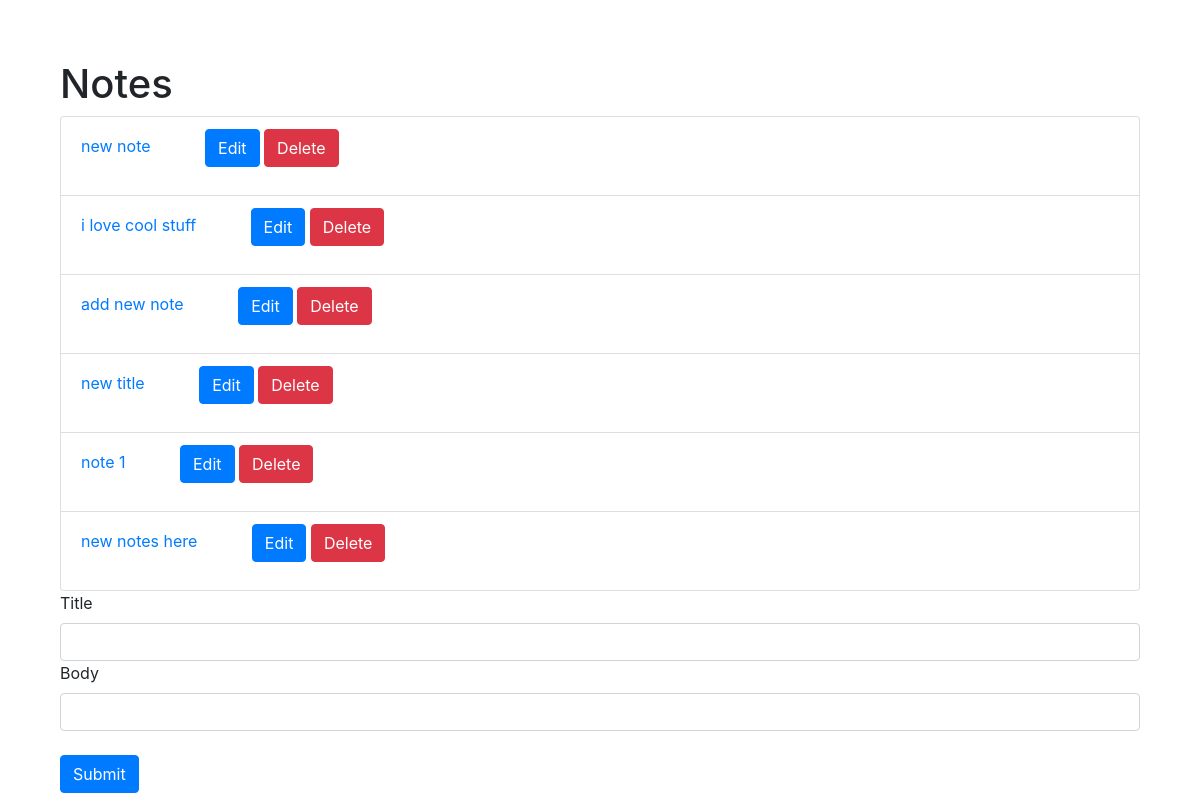
The app's page /, older data.
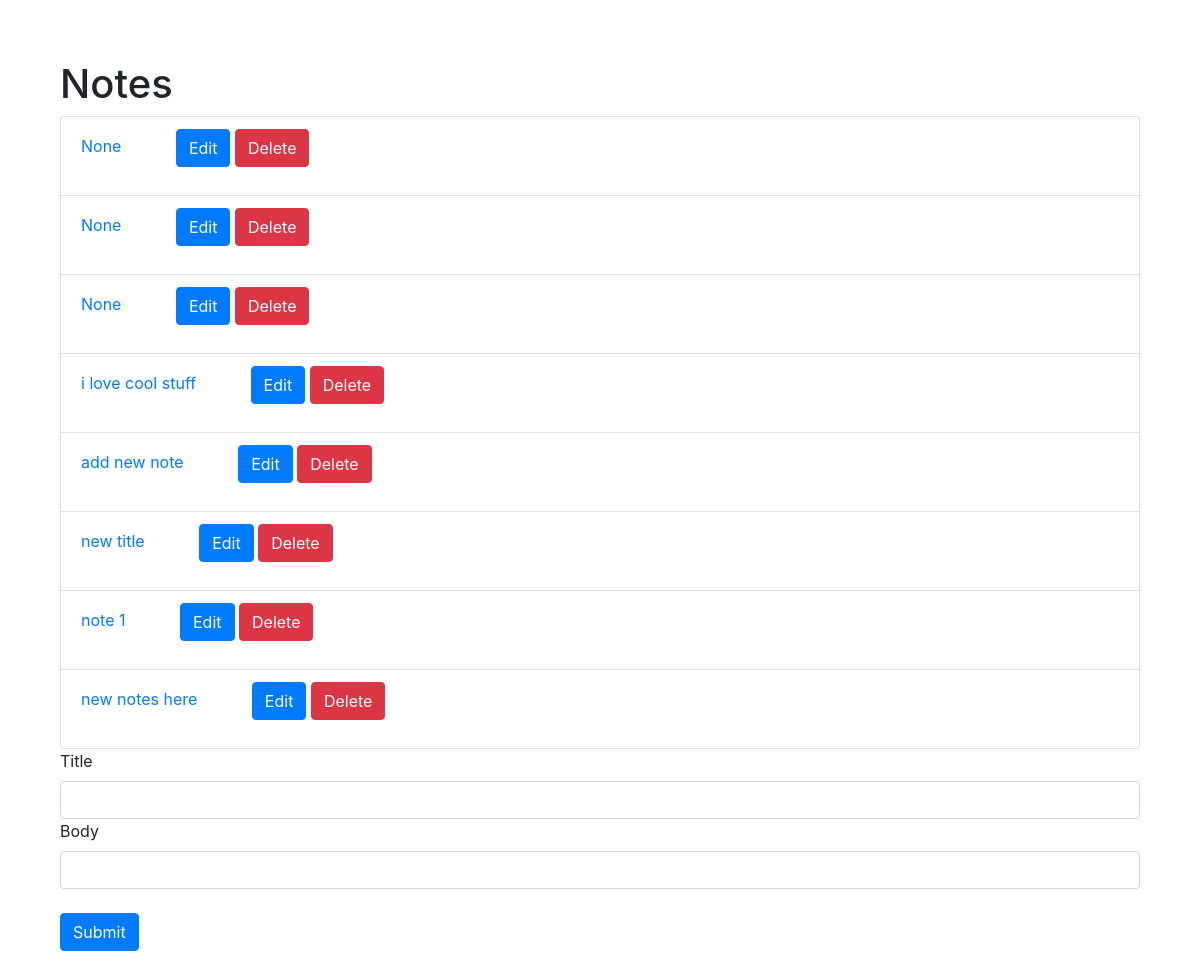
The same page, newer data.
### notes_api/models.py (models this page shows, shortened)
class Note(models.Model):
    title = models.CharField(max_length=100, null=True, blank=True)
    body = models.TextField(null=True, blank=True)
    created = models.DateTimeField(auto_now_add=True)
    updated = models.DateTimeField(auto_now=True)

### notes_api/views.py (the view)
# urls.py: path('', views.NoteList.as_view(), name='note_list'),
class NoteList(generic.ListView):
    template_name = "notes_api/index.html"
    context_object_name = "latest_notes_list"
    def get_queryset(self):
        return Note.objects.all().order_by('-updated')

### notes_api/templates/notes_api/index.html (shortened to what this page needs)
{% load static %}
<html>
        <link rel="stylesheet" href="https://cdn.jsdelivr.net/npm/bootstrap@4.3.1/dist/css/bootstrap.min.css">
    <body>
        <h1>Notes</h1>
        {% if latest_notes_list %}
        <ul class="list-group">
            {% for note in latest_notes_list %}
                <li class="list-group-item">
                    <a href="{% url 'notes_api:note_detail' note.id %}"  style="display: inline-block; margin-right: 50px;">{{ note.title }}</a>
                    <form class="form-group" action="{% url 'notes_api:edit_note' note.id%}"  style="display: inline-block;">
                        <button type="submit" class="btn btn-primary">Edit</button>
                    </form>
                    <form class="form-group" action="{% url 'notes_api:delete_note' note.id%}"  style="display: inline-block;">
                        <button type="submit" class="btn btn-danger">Delete</button>
                    </form>
                </li>
            {% endfor %}
        </ul>
        <form class="form-group" action="{% url 'notes_api:add_note' %}" method="post">
            <label for="title">Title</label>
            <input id="title" class="form-control" type="text" name="title">
            <label for="body">Body</label>
            <input id="body" class="form-control" type="text" name="body">
            <br>
            <button type="submit" class="btn btn-primary">Submit</button>
        </form>
        {% else %}
            <p>No notes are available.</p>
        {% endif %}
    </body>
</html>

Row changes from the older to the newer data that the page shows:
added Note: title "None"
added Note: title "None"
changed Note (number 3 of 8 on the later page): title "new note" → "None"
